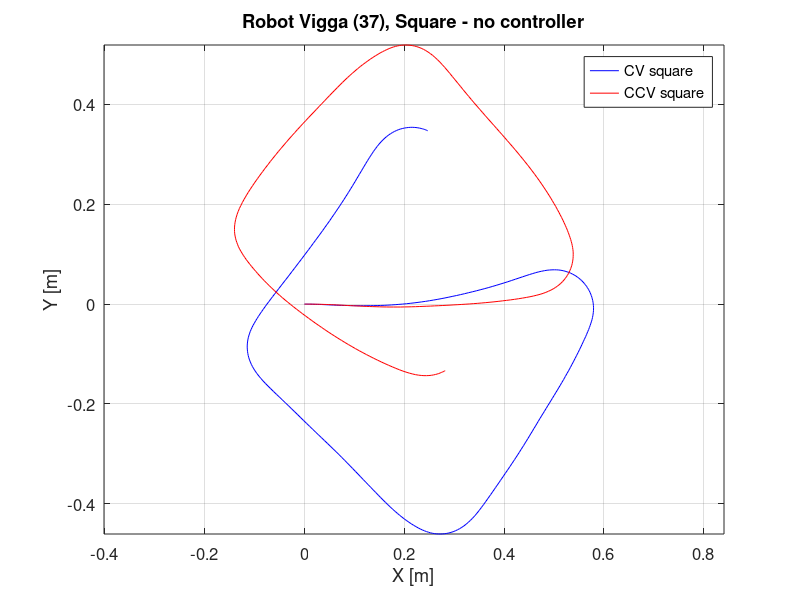
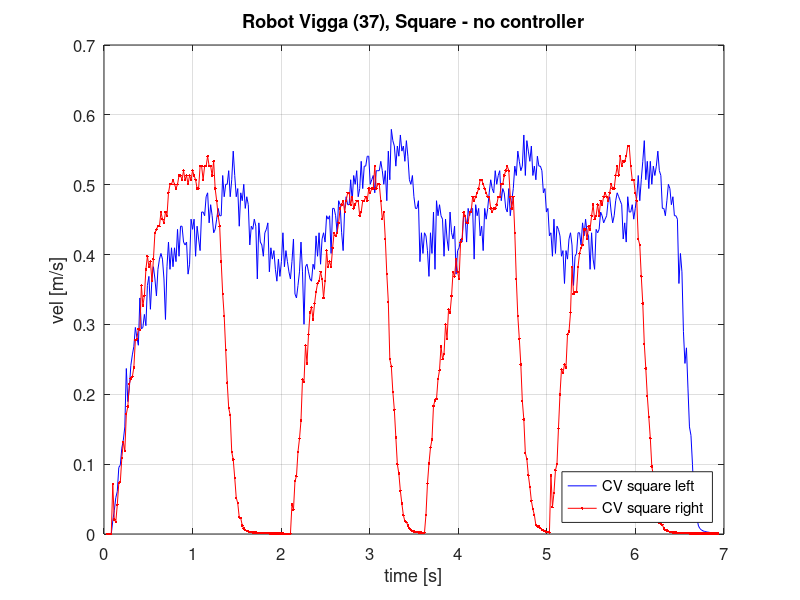

MATLAB code for these plots, in order:
% plot af data fra vigga 37 - balance
clear
close all
%%
dataCV = load('square_CV.txt');
dataCCV = load('square_CCV.txt');
% Vigga (37)
%  1    time 0.009 sec
%  2  3  4   (mission 0), state 2, thread 1, line 1
%  5  6 Wheel velocity [m/s] left, right: 0.0000 0.0000
%  7  8  9 10 Pose x,y,h,tilt [m,m,rad,rad]: 0 0 0 0.460118
% 11    Battery voltage [V]: 11.77
% plot path
figure(102)
plot(dataCV(:,7), dataCV(:,8), 'b')
hold on
plot(dataCCV(:,7), dataCCV(:,8), 'r')
set(gca,'FontSize',12)
grid on
title('Robot Vigga (37), Square - no controller')
xlabel('X [m]')
ylabel('Y [m]')
legend('CV square', 'CCV square')
axis equal
%%
figure(110)
hold off
plot(dataCV(:,1), dataCV(:,5), 'b')
hold on
plot(dataCV(:,1), dataCV(:,6), '.-r')
%plot(dataCCV(:,1), dataCCV(:,5), 'r')
%plot(dataCCV(:,1), dataCCV(:,6), '.-r')
set(gca,'FontSize',12)
grid on
title('Robot Vigga (37), Square - no controller')
xlabel('time [s]')
ylabel('vel [m/s]')
legend('CV square left', 'CV square right', 'Location','southeast')
